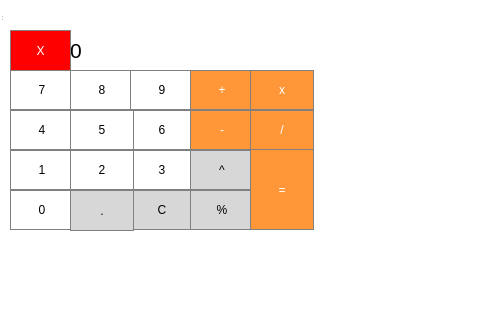
<?xml version="1.0" encoding="UTF-8"?>
<ui version="4.0">
 <class>calculadora</class>
 <widget class="QWidget" name="calculadora">
  <property name="geometry">
   <rect>
    <x>0</x>
    <y>0</y>
    <width>480</width>
    <height>320</height>
   </rect>
  </property>
  <property name="windowTitle">
   <string>calculadora</string>
  </property>
  <widget class="QWidget" name="centralWidget" native="true">
   <property name="geometry">
    <rect>
     <x>0</x>
     <y>0</y>
     <width>480</width>
     <height>320</height>
    </rect>
   </property>
   <property name="styleSheet">
    <string notr="true">background-color: rgb(255,255,255);</string>
   </property>
   <widget class="QLabel" name="label">
    <property name="geometry">
     <rect>
      <x>70</x>
      <y>30</y>
      <width>241</width>
      <height>41</height>
     </rect>
    </property>
    <property name="font">
     <font>
      <pointsize>16</pointsize>
     </font>
    </property>
    <property name="styleSheet">
     <string notr="true">QLabel { qproperty-alignment: 'AlignVCenter | AlignRight'; border: 1px solid gray;}
background-color: white;</string>
    </property>
    <property name="text">
     <string>0</string>
    </property>
   </widget>
   <widget class="QPushButton" name="pushButton">
    <property name="geometry">
     <rect>
      <x>10</x>
      <y>70</y>
      <width>64</width>
      <height>40</height>
     </rect>
    </property>
    <property name="styleSheet">
     <string notr="true">QPushButton { border: 1px solid gray; } QPushButton:pressed { background-color: qlineargradient(x1: 0, y1: 0, x2: 0, y2: 1, stop: 0 #dadbde, stop: 1 #f6f7fa);}</string>
    </property>
    <property name="text">
     <string>7</string>
    </property>
   </widget>
   <widget class="QPushButton" name="pushButton_2">
    <property name="geometry">
     <rect>
      <x>70</x>
      <y>70</y>
      <width>64</width>
      <height>40</height>
     </rect>
    </property>
    <property name="styleSheet">
     <string notr="true">QPushButton { border: 1px solid gray; } QPushButton:pressed { background-color: qlineargradient(x1: 0, y1: 0, x2: 0, y2: 1, stop: 0 #dadbde, stop: 1 #f6f7fa);}</string>
    </property>
    <property name="text">
     <string>8</string>
    </property>
   </widget>
   <widget class="QPushButton" name="pushButton_3">
    <property name="geometry">
     <rect>
      <x>130</x>
      <y>70</y>
      <width>64</width>
      <height>40</height>
     </rect>
    </property>
    <property name="styleSheet">
     <string notr="true">QPushButton { border: 1px solid gray; } QPushButton:pressed { background-color: qlineargradient(x1: 0, y1: 0, x2: 0, y2: 1, stop: 0 #dadbde, stop: 1 #f6f7fa);}</string>
    </property>
    <property name="text">
     <string>9</string>
    </property>
   </widget>
   <widget class="QPushButton" name="pushButton_4">
    <property name="geometry">
     <rect>
      <x>190</x>
      <y>70</y>
      <width>64</width>
      <height>40</height>
     </rect>
    </property>
    <property name="styleSheet">
     <string notr="true">QPushButton { background-color: rgb(255, 151, 57); color: white; border: 1px solid gray; } QPushButton:pressed { background-color: qlineargradient(x1: 0, y1: 0, x2: 0, y2: 1, stop: 0 #FF7832, stop: 1 #FF9739); }</string>
    </property>
    <property name="text">
     <string>+</string>
    </property>
   </widget>
   <widget class="QPushButton" name="pushButton_5">
    <property name="geometry">
     <rect>
      <x>250</x>
      <y>70</y>
      <width>64</width>
      <height>40</height>
     </rect>
    </property>
    <property name="styleSheet">
     <string notr="true">QPushButton { background-color: rgb(255, 151, 57); color: white; border: 1px solid gray; } QPushButton:pressed { background-color: qlineargradient(x1: 0, y1: 0, x2: 0, y2: 1, stop: 0 #FF7832, stop: 1 #FF9739); }</string>
    </property>
    <property name="text">
     <string>x</string>
    </property>
   </widget>
   <widget class="QPushButton" name="pushButton_6">
    <property name="geometry">
     <rect>
      <x>130</x>
      <y>110</y>
      <width>64</width>
      <height>40</height>
     </rect>
    </property>
    <property name="styleSheet">
     <string notr="true">QPushButton { border: 1px solid gray; } QPushButton:pressed { background-color: qlineargradient(x1: 0, y1: 0, x2: 0, y2: 1, stop: 0 #dadbde, stop: 1 #f6f7fa);}</string>
    </property>
    <property name="text">
     <string>6</string>
    </property>
   </widget>
   <widget class="QPushButton" name="pushButton_7">
    <property name="geometry">
     <rect>
      <x>10</x>
      <y>110</y>
      <width>64</width>
      <height>40</height>
     </rect>
    </property>
    <property name="styleSheet">
     <string notr="true">QPushButton { border: 1px solid gray; } QPushButton:pressed { background-color: qlineargradient(x1: 0, y1: 0, x2: 0, y2: 1, stop: 0 #dadbde, stop: 1 #f6f7fa);}</string>
    </property>
    <property name="text">
     <string>4</string>
    </property>
   </widget>
   <widget class="QPushButton" name="pushButton_8">
    <property name="geometry">
     <rect>
      <x>190</x>
      <y>110</y>
      <width>64</width>
      <height>40</height>
     </rect>
    </property>
    <property name="styleSheet">
     <string notr="true">QPushButton { background-color: rgb(255, 151, 57); color: white; border: 1px solid gray; } QPushButton:pressed { background-color: qlineargradient(x1: 0, y1: 0, x2: 0, y2: 1, stop: 0 #FF7832, stop: 1 #FF9739); }</string>
    </property>
    <property name="text">
     <string>-</string>
    </property>
   </widget>
   <widget class="QPushButton" name="pushButton_9">
    <property name="geometry">
     <rect>
      <x>70</x>
      <y>110</y>
      <width>64</width>
      <height>40</height>
     </rect>
    </property>
    <property name="styleSheet">
     <string notr="true">QPushButton { border: 1px solid gray; } QPushButton:pressed { background-color: qlineargradient(x1: 0, y1: 0, x2: 0, y2: 1, stop: 0 #dadbde, stop: 1 #f6f7fa);}</string>
    </property>
    <property name="text">
     <string>5</string>
    </property>
   </widget>
   <widget class="QPushButton" name="pushButton_10">
    <property name="geometry">
     <rect>
      <x>250</x>
      <y>110</y>
      <width>64</width>
      <height>40</height>
     </rect>
    </property>
    <property name="styleSheet">
     <string notr="true">QPushButton { background-color: rgb(255, 151, 57); color: white; border: 1px solid gray; } QPushButton:pressed { background-color: qlineargradient(x1: 0, y1: 0, x2: 0, y2: 1, stop: 0 #FF7832, stop: 1 #FF9739); }</string>
    </property>
    <property name="text">
     <string>/</string>
    </property>
   </widget>
   <widget class="QPushButton" name="pushButton_11">
    <property name="geometry">
     <rect>
      <x>10</x>
      <y>150</y>
      <width>64</width>
      <height>40</height>
     </rect>
    </property>
    <property name="styleSheet">
     <string notr="true">QPushButton { border: 1px solid gray; } QPushButton:pressed { background-color: qlineargradient(x1: 0, y1: 0, x2: 0, y2: 1, stop: 0 #dadbde, stop: 1 #f6f7fa);}</string>
    </property>
    <property name="text">
     <string>1</string>
    </property>
   </widget>
   <widget class="QPushButton" name="pushButton_12">
    <property name="geometry">
     <rect>
      <x>130</x>
      <y>150</y>
      <width>64</width>
      <height>40</height>
     </rect>
    </property>
    <property name="styleSheet">
     <string notr="true">QPushButton { border: 1px solid gray; } QPushButton:pressed { background-color: qlineargradient(x1: 0, y1: 0, x2: 0, y2: 1, stop: 0 #dadbde, stop: 1 #f6f7fa);}</string>
    </property>
    <property name="text">
     <string>3</string>
    </property>
   </widget>
   <widget class="QPushButton" name="pushButton_13">
    <property name="geometry">
     <rect>
      <x>190</x>
      <y>150</y>
      <width>64</width>
      <height>40</height>
     </rect>
    </property>
    <property name="styleSheet">
     <string notr="true">QPushButton { background-color: rgb(215, 215, 215); border: 1px solid gray; } QPushButton:pressed { background-color: qlineargradient(x1: 0, y1: 0, x2: 0, y2: 1, stop: 0 #BEBEBE, stop: 1 #D7D7D7); }</string>
    </property>
    <property name="text">
     <string>^</string>
    </property>
   </widget>
   <widget class="QPushButton" name="pushButton_14">
    <property name="geometry">
     <rect>
      <x>70</x>
      <y>150</y>
      <width>64</width>
      <height>40</height>
     </rect>
    </property>
    <property name="styleSheet">
     <string notr="true">QPushButton { border: 1px solid gray; } QPushButton:pressed { background-color: qlineargradient(x1: 0, y1: 0, x2: 0, y2: 1, stop: 0 #dadbde, stop: 1 #f6f7fa);}</string>
    </property>
    <property name="text">
     <string>2</string>
    </property>
   </widget>
   <widget class="QPushButton" name="pushButton_16">
    <property name="geometry">
     <rect>
      <x>10</x>
      <y>190</y>
      <width>64</width>
      <height>40</height>
     </rect>
    </property>
    <property name="styleSheet">
     <string notr="true">QPushButton { border: 1px solid gray; } QPushButton:pressed { background-color: qlineargradient(x1: 0, y1: 0, x2: 0, y2: 1, stop: 0 #dadbde, stop: 1 #f6f7fa);}</string>
    </property>
    <property name="text">
     <string>0</string>
    </property>
   </widget>
   <widget class="QPushButton" name="pushButton_17">
    <property name="geometry">
     <rect>
      <x>130</x>
      <y>190</y>
      <width>64</width>
      <height>40</height>
     </rect>
    </property>
    <property name="styleSheet">
     <string notr="true">QPushButton { background-color: rgb(215, 215, 215); border: 1px solid gray; } QPushButton:pressed { background-color: qlineargradient(x1: 0, y1: 0, x2: 0, y2: 1, stop: 0 #BEBEBE, stop: 1 #D7D7D7); }</string>
    </property>
    <property name="text">
     <string>C</string>
    </property>
   </widget>
   <widget class="QPushButton" name="pushButton_18">
    <property name="geometry">
     <rect>
      <x>190</x>
      <y>190</y>
      <width>64</width>
      <height>40</height>
     </rect>
    </property>
    <property name="styleSheet">
     <string notr="true">QPushButton { background-color: rgb(215, 215, 215); border: 1px solid gray; } QPushButton:pressed { background-color: qlineargradient(x1: 0, y1: 0, x2: 0, y2: 1, stop: 0 #BEBEBE, stop: 1 #D7D7D7); }</string>
    </property>
    <property name="text">
     <string>%</string>
    </property>
   </widget>
   <widget class="QPushButton" name="pushButton_19">
    <property name="geometry">
     <rect>
      <x>70</x>
      <y>190</y>
      <width>64</width>
      <height>41</height>
     </rect>
    </property>
    <property name="styleSheet">
     <string notr="true">QPushButton { background-color: rgb(215, 215, 215); border: 1px solid gray; } QPushButton:pressed { background-color: qlineargradient(x1: 0, y1: 0, x2: 0, y2: 1, stop: 0 #BEBEBE, stop: 1 #D7D7D7); }</string>
    </property>
    <property name="text">
     <string>.</string>
    </property>
   </widget>
   <widget class="QPushButton" name="pushButton_20">
    <property name="geometry">
     <rect>
      <x>250</x>
      <y>149</y>
      <width>64</width>
      <height>81</height>
     </rect>
    </property>
    <property name="styleSheet">
     <string notr="true">QPushButton { background-color: rgb(255, 151, 57); color: white; border: 1px solid gray; } QPushButton:pressed { background-color: qlineargradient(x1: 0, y1: 0, x2: 0, y2: 1, stop: 0 #FF7832, stop: 1 #FF9739); }</string>
    </property>
    <property name="text">
     <string>=</string>
    </property>
   </widget>
   <widget class="QPushButton" name="tanca_calculadora">
    <property name="geometry">
     <rect>
      <x>10</x>
      <y>30</y>
      <width>61</width>
      <height>41</height>
     </rect>
    </property>
    <property name="styleSheet">
     <string notr="true">QPushButton { background-color: rgb(255, 0,0); color: white; border: 1px solid gray; } QPushButton:pressed { background-color: qlineargradient(x1: 0, y1: 0, x2: 0, y2: 1, stop: 0 #dadbde, stop: 1 #f6f7fa);}</string>
    </property>
    <property name="text">
     <string>X</string>
    </property>
   </widget>
  </widget>
  <widget class="QToolBar" name="mainToolBar">
   <property name="geometry">
    <rect>
     <x>0</x>
     <y>0</y>
     <width>4</width>
     <height>13</height>
    </rect>
   </property>
  </widget>
  <widget class="QStatusBar" name="statusBar">
   <property name="geometry">
    <rect>
     <x>0</x>
     <y>0</y>
     <width>3</width>
     <height>22</height>
    </rect>
   </property>
  </widget>
 </widget>
 <layoutdefault spacing="6" margin="11"/>
 <resources/>
 <connections/>
</ui>
